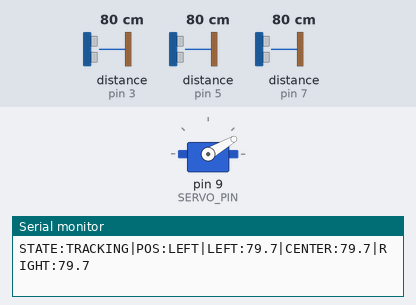
The sketch below on a simulated Arduino Uno, built with avr-gcc and run on an emulated ATmega328P. On the bench: servo, the last lines printed to the serial monitor. Wiring (inferred from the names in the program): 3 × ultrasonic range finder: trigger pin 2, echo pin 3 / trigger pin 4, echo pin 5 / trigger pin 6, echo pin 7. Inputs (shaded band) come from the test bench; at power-on: distance to the obstacle (sensors on pin 7, pin 3, pin 5) 80 cm. The echo pulse lasts 58.3 µs per cm.

Above: at 1.2 s.
1.3 s: distance to the obstacle (sensor on pin 7) set to 2 cm
2.8 s: distance to the obstacle (sensor on pin 3) set to 2 cm
At 5.6 s:
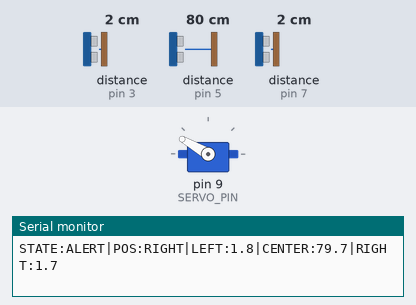
5.8 s: distance to the obstacle (sensor on pin 5) set to 299 cm
8.8 s: distance to the obstacle (sensor on pin 5) set to 2 cm
11.8 s: distance to the obstacle (sensor on pin 3) set to 18 cm
14.5 s: distance to the obstacle (sensor on pin 3) set to 12 cm
17.5 s: distance to the obstacle (sensor on pin 3) set to 9 cm
At 17.5 s:
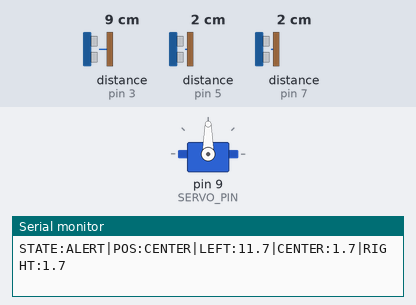
Timing chart, 0 to 20.0 s (numbered marks = the images above; inputs shaded):
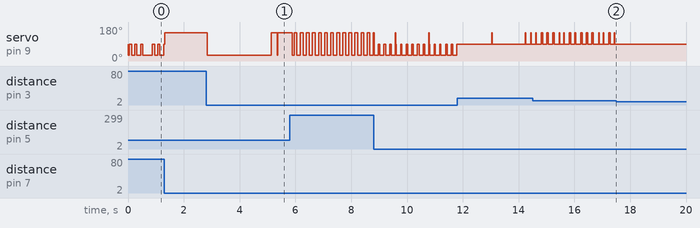

Measured:
- after the input at 2.8 s, servo on pin 9 (SERVO_PIN): 150° → 30° at once, → 150° 2.3 s later
- after the input at 17.5 s, servo on pin 9 (SERVO_PIN): stops changing and stays 90°

The sketch:

intruder_system.ino
```cpp
/*
 * Intruder Detection and Tracking System
 * Hardware: Arduino Uno, 3x HC-SR04 ultrasonic sensors, 1x Servo motor
 *
 * Sensor wiring:
 *   LEFT   sensor: TRIG=2,  ECHO=3
 *   CENTER sensor: TRIG=4,  ECHO=5
 *   RIGHT  sensor: TRIG=6,  ECHO=7
 *   Servo signal pin: 9
 *
 * Serial output (9600 baud) – parsed by the Python backend:
 *   STATE:<state>|POS:<position>|LEFT:<cm>|CENTER:<cm>|RIGHT:<cm>
 *
 * States:  IDLE | DETECTED | TRACKING | ALERT
 * Positions: NONE | LEFT | CENTER | RIGHT
 */

#include <Servo.h>

// ── Pin constants ─────────────────────────────────────────────
const uint8_t TRIG_LEFT   = 2;
const uint8_t ECHO_LEFT   = 3;
const uint8_t TRIG_CENTER = 4;
const uint8_t ECHO_CENTER = 5;
const uint8_t TRIG_RIGHT  = 6;
const uint8_t ECHO_RIGHT  = 7;
const uint8_t SERVO_PIN   = 9;

// ── System constants ──────────────────────────────────────────
const float   DETECTION_THRESHOLD_CM = 100.0; // intruder distance threshold
const unsigned long ALERT_TIMEOUT_MS = 5000;  // ms before state → ALERT
const unsigned long REPORT_INTERVAL_MS = 200; // serial report cadence
const unsigned long SENSOR_DELAY_US  = 100;   // guard delay between sensors

// Servo angles for each position
const int SERVO_LEFT   = 30;
const int SERVO_CENTER = 90;
const int SERVO_RIGHT  = 150;
const int SERVO_IDLE   = 90;

// Moving-average filter depth per sensor
const int FILTER_DEPTH = 5;

// Maximum credible distance from HC-SR04 (cm)
const float MAX_DISTANCE_CM = 400.0;

// ── State machine ─────────────────────────────────────────────
enum SystemState { IDLE, DETECTED, TRACKING, ALERT };
const char* STATE_NAMES[] = { "IDLE", "DETECTED", "TRACKING", "ALERT" };

enum Position { POS_NONE, POS_LEFT, POS_CENTER, POS_RIGHT };
const char* POSITION_NAMES[] = { "NONE", "LEFT", "CENTER", "RIGHT" };

// ── Moving-average buffers ────────────────────────────────────
float bufLeft[FILTER_DEPTH];
float bufCenter[FILTER_DEPTH];
float bufRight[FILTER_DEPTH];
int   filterIndex = 0;
bool  filterFull  = false;

// ── Runtime state ─────────────────────────────────────────────
Servo trackingServo;
SystemState currentState    = IDLE;
Position    currentPosition = POS_NONE;
int         currentServoAngle = SERVO_IDLE;

unsigned long detectionStartMs  = 0;
unsigned long lastReportMs      = 0;

// ═══════════════════════════════════════════════════════════════
// Ultrasonic helpers
// ═══════════════════════════════════════════════════════════════

// Trigger a single HC-SR04 measurement and return distance in cm.
// Returns MAX_DISTANCE_CM when no echo is received within timeout.
float measureDistance(uint8_t trigPin, uint8_t echoPin) {
    // Ensure trig is low
    digitalWrite(trigPin, LOW);
    delayMicroseconds(2);

    // 10 µs HIGH pulse triggers measurement
    digitalWrite(trigPin, HIGH);
    delayMicroseconds(10);
    digitalWrite(trigPin, LOW);

    // Read echo pulse width (timeout = 30 ms ≈ ~515 cm round-trip)
    unsigned long duration = pulseIn(echoPin, HIGH, 30000UL);
    if (duration == 0) {
        return MAX_DISTANCE_CM;
    }
    float distance = (duration / 2.0) * 0.0343; // speed of sound cm/µs
    return constrain(distance, 0.0, MAX_DISTANCE_CM);
}

// ─── Moving-average filter ────────────────────────────────────

void initFilter() {
    for (int i = 0; i < FILTER_DEPTH; i++) {
        bufLeft[i]   = MAX_DISTANCE_CM;
        bufCenter[i] = MAX_DISTANCE_CM;
        bufRight[i]  = MAX_DISTANCE_CM;
    }
}

float average(float* buf) {
    int count = filterFull ? FILTER_DEPTH : (filterIndex == 0 ? 1 : filterIndex);
    float sum = 0;
    for (int i = 0; i < count; i++) sum += buf[i];
    return sum / count;
}

// Read all three sensors sequentially and push into filter buffers.
// Returns filtered distances via output parameters.
void readAllSensors(float &distLeft, float &distCenter, float &distRight) {
    bufLeft[filterIndex]   = measureDistance(TRIG_LEFT,   ECHO_LEFT);
    delayMicroseconds(SENSOR_DELAY_US);

    bufCenter[filterIndex] = measureDistance(TRIG_CENTER, ECHO_CENTER);
    delayMicroseconds(SENSOR_DELAY_US);

    bufRight[filterIndex]  = measureDistance(TRIG_RIGHT,  ECHO_RIGHT);

    filterIndex++;
    if (filterIndex >= FILTER_DEPTH) {
        filterIndex = 0;
        filterFull  = true;
    }

    distLeft   = average(bufLeft);
    distCenter = average(bufCenter);
    distRight  = average(bufRight);
}

// ═══════════════════════════════════════════════════════════════
// Position detection
// ═══════════════════════════════════════════════════════════════

Position detectPosition(float dLeft, float dCenter, float dRight) {
    bool iLeft   = (dLeft   < DETECTION_THRESHOLD_CM);
    bool iCenter = (dCenter < DETECTION_THRESHOLD_CM);
    bool iRight  = (dRight  < DETECTION_THRESHOLD_CM);

    if (!iLeft && !iCenter && !iRight) return POS_NONE;

    // Choose the closest active sensor as the primary position
    float minDist = MAX_DISTANCE_CM;
    Position pos  = POS_NONE;

    if (iLeft   && dLeft   < minDist) { minDist = dLeft;   pos = POS_LEFT;   }
    if (iCenter && dCenter < minDist) { minDist = dCenter; pos = POS_CENTER; }
    if (iRight  && dRight  < minDist) { minDist = dRight;  pos = POS_RIGHT;  }

    return pos;
}

// ═══════════════════════════════════════════════════════════════
// Servo control
// ═══════════════════════════════════════════════════════════════

void moveServeTo(int angle) {
    if (angle != currentServoAngle) {
        trackingServo.write(angle);
        currentServoAngle = angle;
    }
}

void updateServo(Position pos) {
    switch (pos) {
        case POS_LEFT:   moveServeTo(SERVO_LEFT);   break;
        case POS_CENTER: moveServeTo(SERVO_CENTER); break;
        case POS_RIGHT:  moveServeTo(SERVO_RIGHT);  break;
        default:         moveServeTo(SERVO_IDLE);   break;
    }
}

// ═══════════════════════════════════════════════════════════════
// State machine
// ═══════════════════════════════════════════════════════════════

void updateStateMachine(Position pos) {
    switch (currentState) {
        case IDLE:
            if (pos != POS_NONE) {
                currentState      = DETECTED;
                detectionStartMs  = millis();
            }
            break;

        case DETECTED:
            if (pos == POS_NONE) {
                currentState = IDLE;
            } else if (pos != currentPosition) {
                currentState = TRACKING;
            } else if (millis() - detectionStartMs > ALERT_TIMEOUT_MS) {
                currentState = ALERT;
            }
            break;

        case TRACKING:
            if (pos == POS_NONE) {
                currentState = IDLE;
            } else if (millis() - detectionStartMs > ALERT_TIMEOUT_MS) {
                currentState = ALERT;
            }
            break;

        case ALERT:
            if (pos == POS_NONE) {
                currentState     = IDLE;
                detectionStartMs = 0;
            }
            break;
    }
}

// ═══════════════════════════════════════════════════════════════
// Serial reporting
// ═══════════════════════════════════════════════════════════════

void reportStatus(float dLeft, float dCenter, float dRight) {
    unsigned long now = millis();
    if (now - lastReportMs < REPORT_INTERVAL_MS) return;
    lastReportMs = now;

    // Machine-readable line consumed by the Python backend
    Serial.print("STATE:");
    Serial.print(STATE_NAMES[currentState]);
    Serial.print("|POS:");
    Serial.print(POSITION_NAMES[currentPosition]);
    Serial.print("|LEFT:");
    Serial.print(dLeft, 1);
    Serial.print("|CENTER:");
    Serial.print(dCenter, 1);
    Serial.print("|RIGHT:");
    Serial.println(dRight, 1);
}

// ═══════════════════════════════════════════════════════════════
// Arduino entry points
// ═══════════════════════════════════════════════════════════════

void setup() {
    Serial.begin(9600);

    // Sensor pins
    pinMode(TRIG_LEFT,   OUTPUT);
    pinMode(ECHO_LEFT,   INPUT);
    pinMode(TRIG_CENTER, OUTPUT);
    pinMode(ECHO_CENTER, INPUT);
    pinMode(TRIG_RIGHT,  OUTPUT);
    pinMode(ECHO_RIGHT,  INPUT);

    // Servo
    trackingServo.attach(SERVO_PIN);
    trackingServo.write(SERVO_IDLE);
    currentServoAngle = SERVO_IDLE;

    // Filter buffers
    initFilter();

    Serial.println("STATE:IDLE|POS:NONE|LEFT:0.0|CENTER:0.0|RIGHT:0.0");
}

void loop() {
    float dLeft, dCenter, dRight;
    readAllSensors(dLeft, dCenter, dRight);

    Position pos = detectPosition(dLeft, dCenter, dRight);
    updateStateMachine(pos);
    currentPosition = pos;

    updateServo(pos);
    reportStatus(dLeft, dCenter, dRight);
}
```
